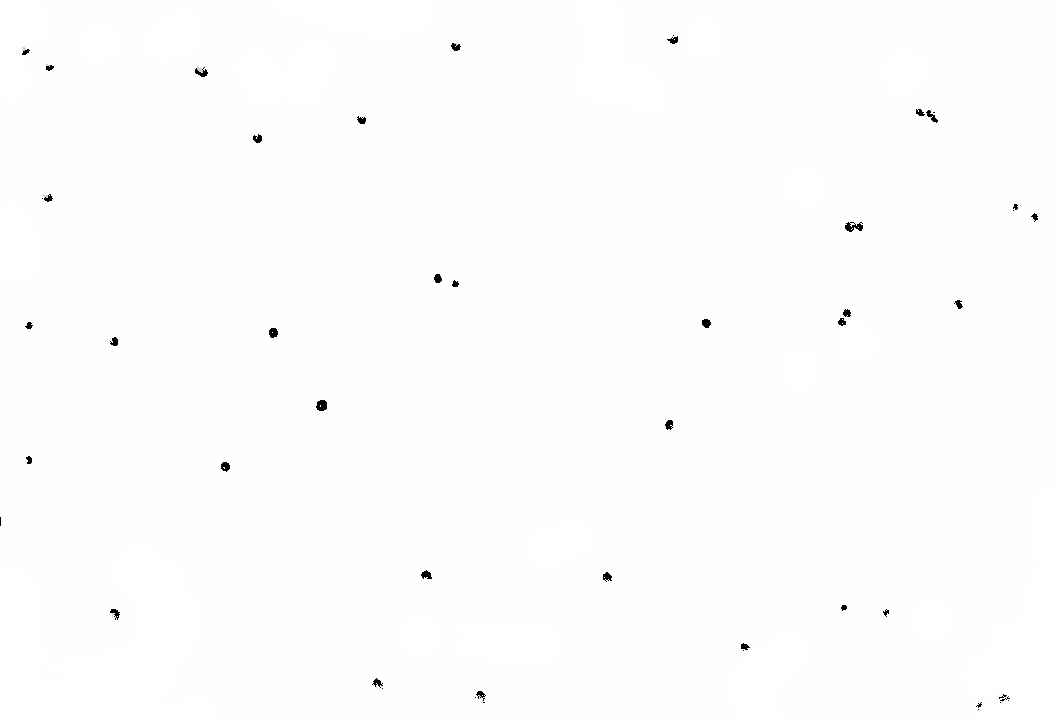
%> input picture environments/forest.png, 1061 x 726 px
$ octave map_forest.m   (GNU Octave 9; MATLAB toolbox functions it lacks are replaced by stand-ins)
%> lines starting %> are read from the running program, lines starting %| are printed output that depends on the picture
clear; clc; close all;

% map_spec_name='MapSpec_201510211300';
occ_map_loc = 'forest.png';
% obstacles_loc=load_occupancy_map_ASIF('figure',occ_map_loc,'spec_file',map_spec_name,'plot_map',0);
offset      = [0 0];
resolution  = 0.05;
rotation    = 0;
markercolor = 'k';
markersize  = 1.5;
only_data   = 1;


I = imread(occ_map_loc);
%> I is the input picture: size 726x1061 uint8; min 0, max 255, mean 253.5
% I_gray=rgb2gray(I)';
% map_input=double(I_gray);
map_input = double(I);
offset_x = offset(1);
offset_y = offset(2);
[rows,cols] = find(map_input==0);
%> rows = 1753 values from 36 to 710; cols = 1753 values from 1 to 1038
% obstacle_mat=[cols(:),rows(:)];
obstacle_mat = [rows(:),cols(:)];
%> obstacle_mat = 1753 rows, first 12: [518 1; 519 1; 520 1; 521 1; 522 1; 523 1; 524 1; 525 1; 526 1; 54 23; 55 23; 52 24]
obstacle_mat = obstacle_mat.*resolution;
%> obstacle_mat = 1753 rows, first 12: [25.9 0.05; 25.95 0.05; 26 0.05; 26.05 0.05; 26.1 0.05; 26.15 0.05; 26.2 0.05; 26.25 0.05; 26.3 0.05; 2.7 1.15; 2.75 1.15; 2.6 1.2]
obstacle_mat(:,1) = obstacle_mat(:,1)+offset_x;
obstacle_mat(:,2) = obstacle_mat(:,2)+offset_y;
RA = [cosd(rotation) -sind(rotation); sind(rotation) cosd(rotation)];
obstacle_mat = obstacle_mat*RA;


if only_data==1
    plot(obstacle_mat(:,1),obstacle_mat(:,2),...
        'sk','markerfacecolor',markercolor,'markersize',markersize);
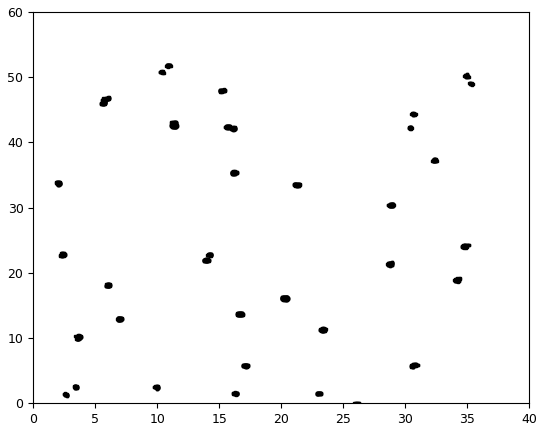
%> figure redrawn from the program's plot data
end

pause

obstacles_loc = obstacle_mat;
%> obstacles_loc has the same summary as obstacle_mat

figure;plot(obstacles_loc(:,2),obstacles_loc(:,1),'bx')
hold on;
plot(0,0,'ro','markerfacecolor','r','markersize',10)
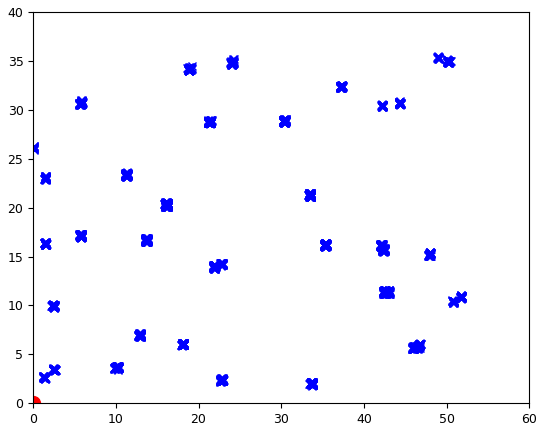
%> figure redrawn from the program's plot data


%/////////////////////////////////////////////////////////////////////////7

obstacles_loc2 = unique(round(obstacles_loc),'rows');
%> obstacles_loc2 = 65 rows, first 12: [2 23; 2 33; 2 34; 3 1; 3 2; 3 3; 3 10; 3 23; 4 2; 4 3; 4 10; 6 18]

figure;plot(obstacles_loc2(:,1),obstacles_loc2(:,2),'bs','MarkerFaceColor','b')
axis equal
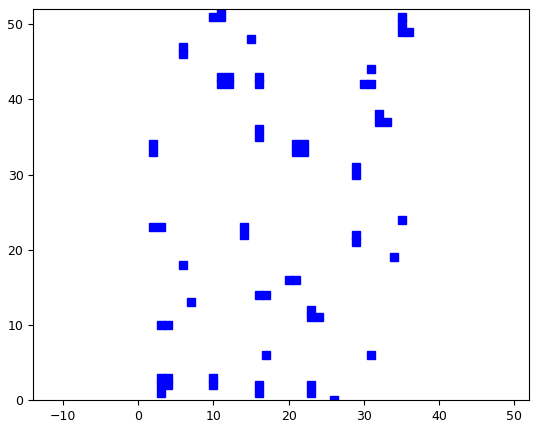
%> figure redrawn from the program's plot data


obstacles_loc2(:,1) = obstacles_loc2(:,1)-min(obstacles_loc2(:,1))+1;
obstacles_loc2(:,2) = obstacles_loc2(:,2)-min(obstacles_loc2(:,2))+1;

figure;plot(obstacles_loc2(:,1),obstacles_loc2(:,2),'bs','MarkerFaceColor','b')
axis equal


map = ones(max(obstacles_loc2(:,2)),max(obstacles_loc2(:,1)));
%> map: size 53x35 double; every value is 1

obs_ind = sub2ind(size(map),obstacles_loc2(:,2),obstacles_loc2(:,1));
%> obs_ind = 65 values from 24 to 1852
map(obs_ind) = 0;
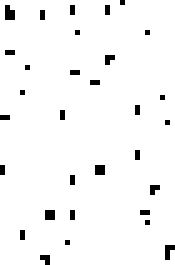
%> map: size 53x35 double (shown 5 times larger); values 0 (black) and 1 (white), 96.5% white; black in thin lines or dots


figure; imshow(map','InitialMagnification',500); hold on;
%> after `imshow(map','InitialMagnification',500)`:
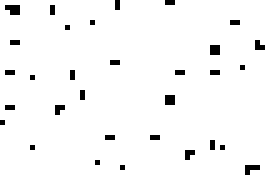
%> displayed picture: size 35x53, on the screen's scale of 0 to 255 (shown 5 times larger); 96.5% white; black in thin lines or dots
set(gca,'YDir','normal');
colormap('gray');

pause

filename = 'forest_area.dat';
fileID = fopen(filename,'wt'); fclose(fileID);
dlmwrite(filename,map,'-append','delimiter',' ');
fileID = fopen(filename,'a'); fclose(fileID);

$ run again, with environments/GHG_global2.png copied over environments/forest.png
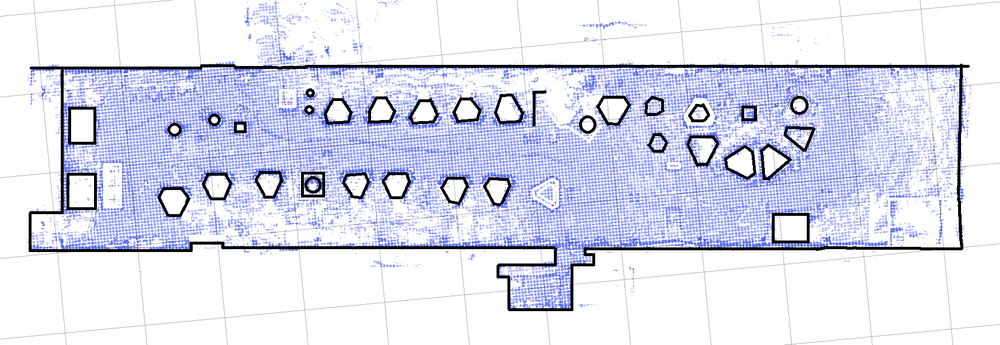
%> input picture environments/GHG_global2.png, 1000 x 345 px, shrunk from 1744 x 601 before the run
%> I is the input picture: size 345x1000x3 uint8; mean R, G, B 219.7, 222.1, 241.2
%> rows = 23220 values from 65 to 311; cols = 23220 values from 30 to 2969
%> `plot(0,0,'ro','markerfacecolor','r','markersize',10)`:
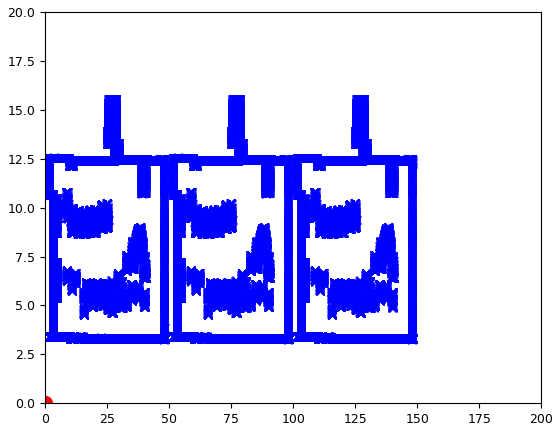
%> figure redrawn from the program's plot data
%> obstacles_loc2 = 807 rows, first 12: [3 2; 3 3; 3 4; 3 5; 3 6; 3 7; 3 8; 3 9; 3 10; 3 11; 3 12; 3 13]
%> `axis equal`:
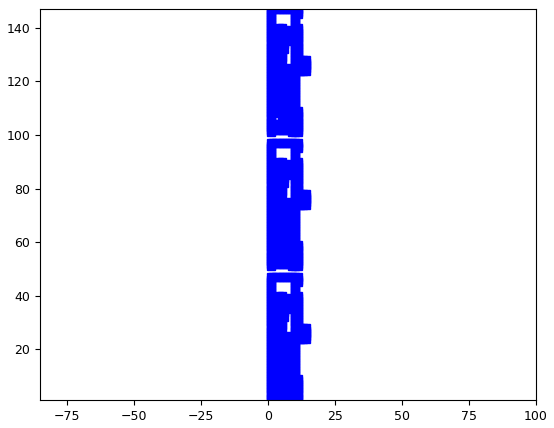
%> figure redrawn from the program's plot data
%> obs_ind = 807 values from 1 to 2039
